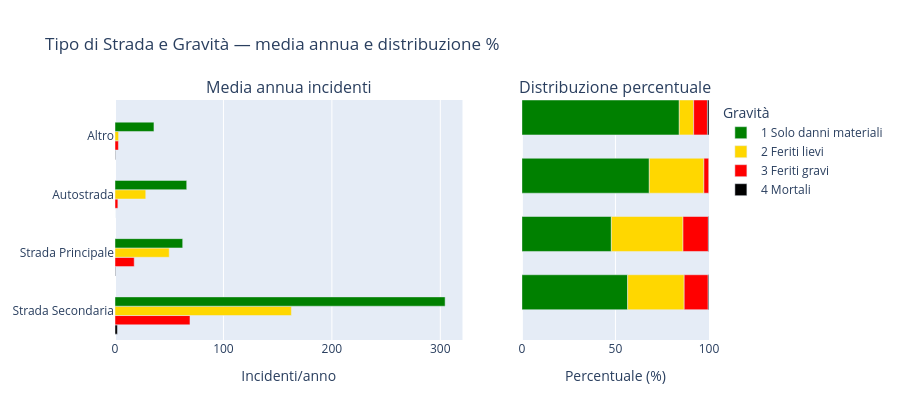

Here is the notebook cell this chart was saved with:
### Code cell
# Subplot tipi di strada e gravità

# Rimuovo Area adiacente perché pochi dati
df_filtered = df[~df['Strassenart_IT'].isin(['Area adiacente', 'Nebenlage', 'Nebenanlage'])]

# Definisco in che ordine voglio tutto
ordine_gravita = ['1 Solo danni materiali', '2 Feriti lievi', '3 Feriti gravi', '4 Mortali']
ordine_gravita_sinistra = ordine_gravita[::-1]
ordine_strade = sorted(df_filtered['Strassenart_IT'].unique(), reverse=True)

# Aggrego per avere media annua
df_road = (
    df_filtered.groupby(['Strassenart_IT', 'Gravita_IT'])
    .size()
    .reset_index(name='Totale')
)
df_road['Media_Annua'] = df_road['Totale'] / num_anni

# Se non ho valori per una combinazione la metto a 0
multi_idx = pd.MultiIndex.from_product(
    [ordine_strade, ordine_gravita],
    names=['Strassenart_IT', 'Gravita_IT']
)
df_road = (
    df_road
    .set_index(['Strassenart_IT', 'Gravita_IT'])
    .reindex(multi_idx, fill_value=0)
    .reset_index()
)

# Salvo la percentuale per ogni strada
totale_per_strada = df_road.groupby('Strassenart_IT')['Media_Annua'].transform('sum')
df_road['Percentuale'] = (df_road['Media_Annua'] / totale_per_strada * 100).fillna(0)

# Definisco l'ordine usando le maschere sopra
df_road['Strassenart_IT'] = pd.Categorical(df_road['Strassenart_IT'], categories=ordine_strade, ordered=True)
df_road = df_road.sort_values(['Strassenart_IT', 'Gravita_IT'])

# Definisco la struttura del SubPlot
fig3_road = make_subplots(
    rows=1, cols=2,
    subplot_titles=("Media annua incidenti", "Distribuzione percentuale"),
    shared_yaxes=True,
    column_widths=[0.65, 0.35]
)

# Grafico a sinistra
for gravita in ordine_gravita_sinistra:
    subset = df_road[df_road['Gravita_IT'] == gravita]
    colore = color_map[gravita]

    fig3_road.add_trace(
        go.Bar(
            x=subset['Media_Annua'],
            y=subset['Strassenart_IT'],
            name=gravita,
            orientation='h',
            marker_color=colore,
            legendgroup=gravita,
            offsetgroup=gravita,   # <-- aggiunto
            hovertemplate='%{x:.1f} incidenti/anno<extra>' + gravita + '</extra>'
        ),
        row=1, col=1
    )

# Grafico a destra
cumsum = {strada: 0.0 for strada in ordine_strade}

for gravita in ordine_gravita:
    subset = (
        df_road[df_road['Gravita_IT'] == gravita]
        .set_index('Strassenart_IT')
    )

    x_vals    = [subset.loc[s, 'Percentuale'] if s in subset.index else 0.0 for s in ordine_strade]
    base_vals = [cumsum[s] for s in ordine_strade]

    for s, x in zip(ordine_strade, x_vals):
        cumsum[s] += x

    fig3_road.add_trace(
        go.Bar(
            x=x_vals,
            y=ordine_strade,
            base=base_vals,
            name=gravita,
            orientation='h',
            marker_color=color_map[gravita],
            legendgroup=gravita,
            showlegend=False,
            width=0.6,
            offsetgroup='right', 
            hovertemplate='%{x:.1f}%<extra>' + gravita + '</extra>'
        ),
        row=1, col=2
    )

# Layout
fig3_road.update_layout(
    barmode='group',
    title="Tipo di Strada e Gravità — media annua e distribuzione %",
    legend_title="Gravità",
    legend_traceorder='reversed', 
    height=420
)

fig3_road.update_xaxes(title_text="Incidenti/anno", row=1, col=1)
fig3_road.update_xaxes(title_text="Percentuale (%)", range=[0, 100], row=1, col=2)
fig3_road.update_yaxes(
    categoryorder='array',
    categoryarray=ordine_strade,
    row=1, col=1
)

fig3_road.show()

### Figure 1 — Plotly figure (JSON) as saved in the notebook; plotly's stock layout.template omitted (floating-point values rounded to 4 significant figures)
{"data": [{"hovertemplate": "%{x:.1f} incidenti/anno<extra>4 Mortali</extra>", "legendgroup": "4 Mortali", "marker": {"color": "black"}, "name": "4 Mortali", "offsetgroup": "4 Mortali", "orientation": "h", "type": "bar", "x": [2.214, 0.4286, 0.0, 0.3571], "xaxis": "x", "y": ["Strada Secondaria", "Strada Principale", "Autostrada", "Altro"], "yaxis": "y"}, {"hovertemplate": "%{x:.1f} incidenti/anno<extra>3 Feriti gravi</extra>", "legendgroup": "3 Feriti gravi", "marker": {"color": "red"}, "name": "3 Feriti gravi", "offsetgroup": "3 Feriti gravi", "orientation": "h", "type": "bar", "x": [69.14, 17.71, 2.643, 3.143], "xaxis": "x", "y": ["Strada Secondaria", "Strada Principale", "Autostrada", "Altro"], "yaxis": "y"}, {"hovertemplate": "%{x:.1f} incidenti/anno<extra>2 Feriti lievi</extra>", "legendgroup": "2 Feriti lievi", "marker": {"color": "gold"}, "name": "2 Feriti lievi", "offsetgroup": "2 Feriti lievi", "orientation": "h", "type": "bar", "x": [162.6, 50.0, 28.36, 3.286], "xaxis": "x", "y": ["Strada Secondaria", "Strada Principale", "Autostrada", "Altro"], "yaxis": "y"}, {"hovertemplate": "%{x:.1f} incidenti/anno<extra>1 Solo danni materiali</extra>", "legendgroup": "1 Solo danni materiali", "marker": {"color": "green"}, "name": "1 Solo danni materiali", "offsetgroup": "1 Solo danni materiali", "orientation": "h", "type": "bar", "x": [304.4, 62.43, 66.14, 35.93], "xaxis": "x", "y": ["Strada Secondaria", "Strada Principale", "Autostrada", "Altro"], "yaxis": "y"}, {"base": [0, 0, 0, 0], "hovertemplate": "%{x:.1f}%<extra>1 Solo danni materiali</extra>", "legendgroup": "1 Solo danni materiali", "marker": {"color": "green"}, "name": "1 Solo danni materiali", "offsetgroup": "right", "orientation": "h", "showlegend": false, "type": "bar", "width": 0.6, "x": [56.54, 47.81, 68.09, 84.11], "xaxis": "x2", "y": ["Strada Secondaria", "Strada Principale", "Autostrada", "Altro"], "yaxis": "y2"}, {"base": [56.54, 47.81, 68.09, 84.11], "hovertemplate": "%{x:.1f}%<extra>2 Feriti lievi</extra>", "legendgroup": "2 Feriti lievi", "marker": {"color": "gold"}, "name": "2 Feriti lievi", "offsetgroup": "right", "orientation": "h", "showlegend": false, "type": "bar", "width": 0.6, "x": [30.21, 38.29, 29.19, 7.692], "xaxis": "x2", "y": ["Strada Secondaria", "Strada Principale", "Autostrada", "Altro"], "yaxis": "y2"}, {"base": [86.75, 86.11, 97.28, 91.81], "hovertemplate": "%{x:.1f}%<extra>3 Feriti gravi</extra>", "legendgroup": "3 Feriti gravi", "marker": {"color": "red"}, "name": "3 Feriti gravi", "offsetgroup": "right", "orientation": "h", "showlegend": false, "type": "bar", "width": 0.6, "x": [12.84, 13.57, 2.721, 7.358], "xaxis": "x2", "y": ["Strada Secondaria", "Strada Principale", "Autostrada", "Altro"], "yaxis": "y2"}, {"base": [99.59, 99.67, 100, 99.16], "hovertemplate": "%{x:.1f}%<extra>4 Mortali</extra>", "legendgroup": "4 Mortali", "marker": {"color": "black"}, "name": "4 Mortali", "offsetgroup": "right", "orientation": "h", "showlegend": false, "type": "bar", "width": 0.6, "x": [0.4112, 0.3282, 0, 0.8361], "xaxis": "x2", "y": ["Strada Secondaria", "Strada Principale", "Autostrada", "Altro"], "yaxis": "y2"}], "layout": {"annotations": [{"font": {"size": 16}, "showarrow": false, "text": "Media annua incidenti", "x": 0.2925, "xanchor": "center", "xref": "paper", "y": 1, "yanchor": "bottom", "yref": "paper"}, {"font": {"size": 16}, "showarrow": false, "text": "Distribuzione percentuale", "x": 0.8425, "xanchor": "center", "xref": "paper", "y": 1, "yanchor": "bottom", "yref": "paper"}], "barmode": "group", "height": 420, "legend": {"title": {"text": "Gravità"}, "traceorder": "reversed"}, "title": {"text": "Tipo di Strada e Gravità — media annua e distribuzione %"}, "xaxis": {"anchor": "y", "domain": [0, 0.585], "title": {"text": "Incidenti/anno"}}, "xaxis2": {"anchor": "y2", "domain": [0.685, 1], "range": [0, 100], "title": {"text": "Percentuale (%)"}}, "yaxis": {"anchor": "x", "categoryarray": ["Strada Secondaria", "Strada Principale", "Autostrada", "Altro"], "categoryorder": "array", "domain": [0, 1]}, "yaxis2": {"anchor": "x2", "domain": [0, 1], "matches": "y", "showticklabels": false}}}
